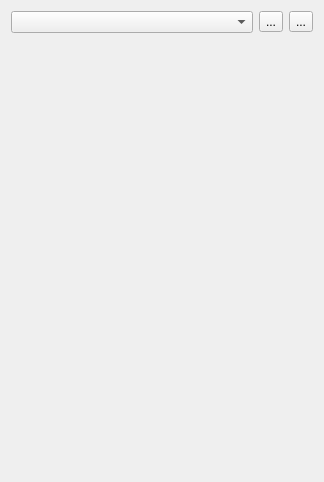
<?xml version="1.0" encoding="UTF-8"?>
<ui version="4.0">
 <class>Plugins::ConnectionManager::ConnectionWidget</class>
 <widget class="QWidget" name="Plugins::ConnectionManager::ConnectionWidget">
  <property name="geometry">
   <rect>
    <x>0</x>
    <y>0</y>
    <width>324</width>
    <height>482</height>
   </rect>
  </property>
  <property name="sizePolicy">
   <sizepolicy hsizetype="Expanding" vsizetype="Expanding">
    <horstretch>0</horstretch>
    <verstretch>0</verstretch>
   </sizepolicy>
  </property>
  <property name="windowTitle">
   <string>Form</string>
  </property>
  <layout class="QGridLayout" name="gridLayout">
   <item row="0" column="0">
    <layout class="QHBoxLayout" name="horizontalLayout">
     <item>
      <widget class="QComboBox" name="cmbConnectionType">
       <property name="sizePolicy">
        <sizepolicy hsizetype="Expanding" vsizetype="Fixed">
         <horstretch>0</horstretch>
         <verstretch>0</verstretch>
        </sizepolicy>
       </property>
      </widget>
     </item>
     <item>
      <widget class="QToolButton" name="btnConnect">
       <property name="text">
        <string>...</string>
       </property>
       <property name="icon">
        <iconset resource="../OpenSpeedShop/Resources/OpenSpeedShop.qrc">
         <normaloff>:/OpenSpeedShop/connect.png</normaloff>:/OpenSpeedShop/connect.png</iconset>
       </property>
      </widget>
     </item>
     <item>
      <widget class="QToolButton" name="btnDisconnect">
       <property name="text">
        <string>...</string>
       </property>
       <property name="icon">
        <iconset resource="../OpenSpeedShop/Resources/OpenSpeedShop.qrc">
         <normaloff>:/OpenSpeedShop/disconnect.png</normaloff>:/OpenSpeedShop/disconnect.png</iconset>
       </property>
      </widget>
     </item>
    </layout>
   </item>
   <item row="2" column="0">
    <widget class="QStackedWidget" name="stackedWidget"/>
   </item>
  </layout>
 </widget>
 <resources>
  <include location="../OpenSpeedShop/Resources/OpenSpeedShop.qrc"/>
 </resources>
 <connections/>
</ui>
